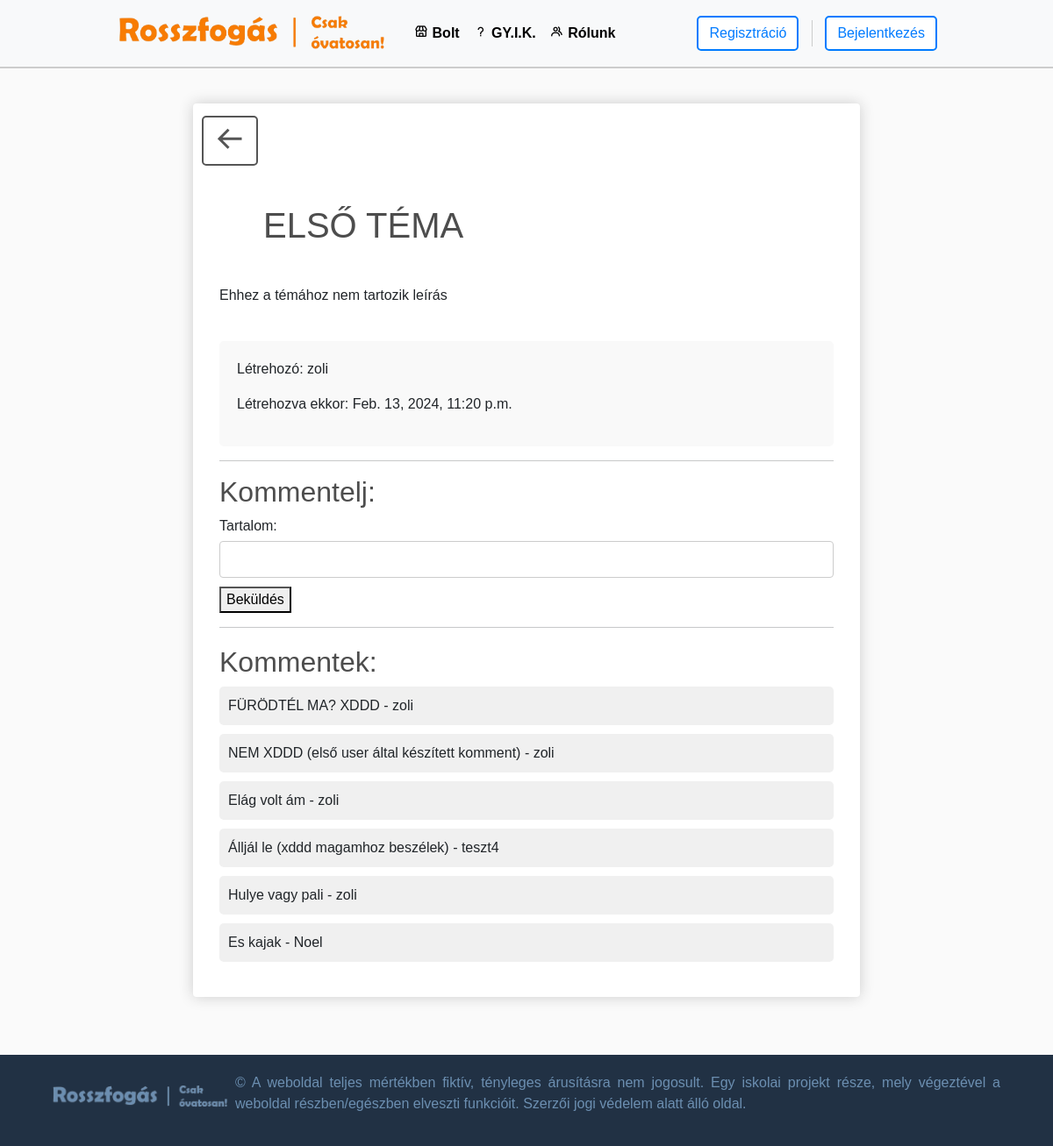
Page /fiok/topic/1/ on the committed database.
### default/models.py (models this page shows, shortened)
class Topic(models.Model):
    creator = models.ForeignKey(User, on_delete=models.CASCADE)
    title = models.CharField(max_length=20, null=True)
    leiras = models.CharField(max_length=75, null=True, blank=True, default="Ehhez a témához nem tartozik leírás")
    created_at = models.DateTimeField(auto_now_add=True)

class Comment(models.Model):
    topic = models.ForeignKey(Topic, on_delete=models.CASCADE)
    commenter = models.ForeignKey(User, on_delete=models.CASCADE)
    content = models.TextField(max_length=75, null=True)
    created_at = models.DateTimeField(auto_now_add=True)

### account/views.py (the view)
# urls.py: path('topic/<int:topic_id>/', views.topic_detail, name="topic_detail"),
def topic_detail(request, topic_id):
    topic = get_object_or_404(Topic, id=topic_id)
    comments = Comment.objects.filter(topic=topic)
    if request.method == 'POST':
        form = CommentForm(request.POST)
        if form.is_valid():
            comment = form.save(commit=False)
            comment.topic = topic
            comment.commenter = request.user
            comment.save()
            return redirect('topic_detail', topic_id=topic.id)
    else:
        form = CommentForm()
    return render(request, 'account/topic_detail.html', {'topic': topic, 'comments': comments, 'form': form})

### account/forms.py
class CommentForm(forms.ModelForm):
    class Meta:
        model = Comment
        fields = ['content']

### account/templates/account/topic_detail.html (shortened to what this page needs)
{% extends "default/layout.html" %}
{% load static %}
{% block body %}
<div class="row">
    <div class="col-lg-12 mx-auto" style="margin-top: 20px;">
        <div class="box-element" id="form-wrapper">
            <div id="user-info profile-info">
                <div class="col-auto mt-1">
                    <a href="{% url 'forumcucc' %}" class="btn back-btn"><i class='bx bx-arrow-back bx-md' style="margin-bottom: 5px;"></i></a>
                </div>
                <div class="container">
                    <br>
                    <h1>{{ topic.title }}</h1>
                    <br>
                    <p>{{ topic.leiras }}</p>
                    <br>
                    <div class="topic">
                        <p>Létrehozó: {{ topic.creator }}</p>
                        <p>Létrehozva ekkor: {{ topic.created_at }}</p>
                    </div>
                    <hr>
                        <h2>Kommentelj:</h2>
                        <form method="post">
                            <label for="title">Tartalom:</label>
                            <input type="text" id="content" name="content">
                            <button type="submit">Beküldés</button>
                        </form>
                    <hr>
                    <div class="comments">
                        <h2>Kommentek:</h2>
                        {% for comment in comments %}
                            <div class="comment">{{ comment.content }} - {{ comment.commenter }}</div>
                        {% endfor %}
                    </div>
                </div>
            </div>
        </div>
    </div>
</div>
{% endblock %}

### default/static/default/styles.css (style rules this page uses)
body { background-color: hsl(0, 0%, 98%); margin: 0; padding-bottom: 150px; }
html { position: relative; min-height: 100%; }
h1, h2, h3, h4, h5, h6 { color: hsl(0, 0%, 30%); }
.box-element { box-shadow: hsl(0, 0%, 80%) 0 0 16px; background-color: #fff; border-radius: 4px; padding: 10px; }
.col-lg-4, .col-lg-6, .col-lg-8, .col-lg-12 { margin-top: 10px; }
.btn { border-radius: 0; }
.back-btn { background-color: #fff; color: #555555; border: 2px solid #555555; border-radius: 5px; }
form { display: flex; flex-wrap: wrap; }
label { display: block; margin-bottom: 5px; }
input, select, textarea { width: 100%; padding: 8px; margin-bottom: 10px; border: 1px solid #ccc; border-radius: 4px; }

### account/templates/account/topic_detail.html (style rules this page uses)
body { font-family: Arial, sans-serif; }
.container { max-width: 800px; margin: 0 auto; padding: 20px; }
h1 { text-align: left; margin-bottom: 20px; margin-left: 50px; }
.topic { background-color: #f9f9f9; padding: 20px; border-radius: 5px; }
.comments { margin-top: 20px; }
.comment { background-color: #f0f0f0; padding: 10px; border-radius: 5px; margin-bottom: 10px; }

### rows in the picture
Topic: title "ELSŐ TÉMA", leiras "Ehhez a témához nem tartozik leírás", creator "zoli", created_at "Feb. 13, 2024, 11:20 p.m."
Comment: content "FÜRÖDTÉL MA? XDDD", commenter "zoli"
Comment: content "NEM XDDD (első user által készített komment)", commenter "zoli"
Comment: content "Elág volt ám", commenter "zoli"
Comment: content "Álljál le (xddd magamhoz beszélek)", commenter "teszt4"
Comment: content "Hulye vagy pali", commenter "zoli"
Comment: content "Es kajak", commenter "Noel"
